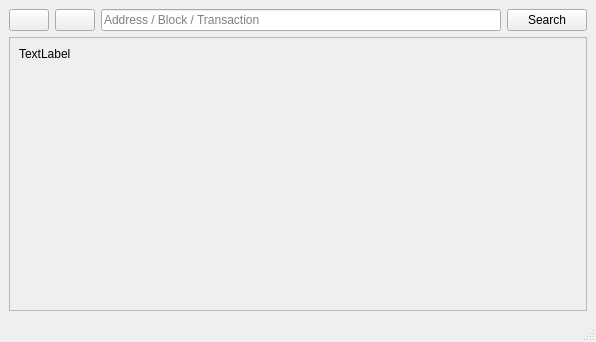
<?xml version="1.0" encoding="UTF-8"?>
<ui version="4.0">
 <class>BlockExplorer</class>
 <widget class="QMainWindow" name="BlockExplorer">
  <property name="geometry">
   <rect>
    <x>0</x>
    <y>0</y>
    <width>596</width>
    <height>342</height>
   </rect>
  </property>
  <property name="windowTitle">
   <string>Blockchain Explorer</string>
  </property>
  <widget class="QWidget" name="centralwidget">
   <layout class="QVBoxLayout" name="verticalLayout">
    <item>
     <layout class="QHBoxLayout" name="horizontalLayout">
      <property name="sizeConstraint">
       <enum>QLayout::SetMinimumSize</enum>
      </property>
      <item>
       <widget class="QPushButton" name="back">
        <property name="text">
         <string/>
        </property>
        <property name="icon">
         <iconset resource="../bitcoin.qrc">
          <normaloff>:/icons/norvehc</normaloff>:/icons/norvehc</iconset>
        </property>
        <property name="flat">
         <bool>false</bool>
        </property>
       </widget>
      </item>
      <item>
       <widget class="QPushButton" name="forward">
        <property name="text">
         <string/>
        </property>
        <property name="icon">
         <iconset resource="../bitcoin.qrc">
          <normaloff>:/icons/prompticon</normaloff>:/icons/prompticon</iconset>
        </property>
       </widget>
      </item>
      <item>
       <widget class="QLineEdit" name="searchBox">
        <property name="sizePolicy">
         <sizepolicy hsizetype="Expanding" vsizetype="Fixed">
          <horstretch>5</horstretch>
          <verstretch>0</verstretch>
         </sizepolicy>
        </property>
        <property name="minimumSize">
         <size>
          <width>0</width>
          <height>0</height>
         </size>
        </property>
        <property name="inputMask">
         <string/>
        </property>
        <property name="text">
         <string/>
        </property>
        <property name="placeholderText">
         <string>Address / Block / Transaction</string>
        </property>
       </widget>
      </item>
      <item>
       <widget class="QPushButton" name="pushSearch">
        <property name="sizePolicy">
         <sizepolicy hsizetype="Minimum" vsizetype="Fixed">
          <horstretch>0</horstretch>
          <verstretch>0</verstretch>
         </sizepolicy>
        </property>
        <property name="minimumSize">
         <size>
          <width>0</width>
          <height>0</height>
         </size>
        </property>
        <property name="maximumSize">
         <size>
          <width>16777215</width>
          <height>16777215</height>
         </size>
        </property>
        <property name="text">
         <string>Search</string>
        </property>
        <property name="autoDefault">
         <bool>false</bool>
        </property>
        <property name="default">
         <bool>false</bool>
        </property>
        <property name="flat">
         <bool>false</bool>
        </property>
       </widget>
      </item>
     </layout>
    </item>
    <item>
     <widget class="QScrollArea" name="scrollArea">
      <property name="widgetResizable">
       <bool>true</bool>
      </property>
      <widget class="QWidget" name="scrollAreaWidgetContents">
       <property name="geometry">
        <rect>
         <x>0</x>
         <y>0</y>
         <width>780</width>
         <height>498</height>
        </rect>
       </property>
       <layout class="QHBoxLayout" name="horizontalLayout_2">
        <item>
         <widget class="QLabel" name="content">
          <property name="sizePolicy">
           <sizepolicy hsizetype="Preferred" vsizetype="Expanding">
            <horstretch>0</horstretch>
            <verstretch>0</verstretch>
           </sizepolicy>
          </property>
          <property name="text">
           <string>TextLabel</string>
          </property>
          <property name="textFormat">
           <enum>Qt::RichText</enum>
          </property>
          <property name="alignment">
           <set>Qt::AlignLeading|Qt::AlignLeft|Qt::AlignTop</set>
          </property>
          <property name="textInteractionFlags">
           <set>Qt::LinksAccessibleByMouse|Qt::TextSelectableByMouse</set>
          </property>
         </widget>
        </item>
       </layout>
      </widget>
     </widget>
    </item>
   </layout>
  </widget>
  <widget class="QMenuBar" name="menubar">
   <property name="geometry">
    <rect>
     <x>0</x>
     <y>0</y>
     <width>400</width>
     <height>25</height>
    </rect>
   </property>
  </widget>
  <widget class="QStatusBar" name="statusbar"/>
 </widget>
 <resources>
  <include location="../bitcoin.qrc"/>
 </resources>
 <connections/>
</ui>
